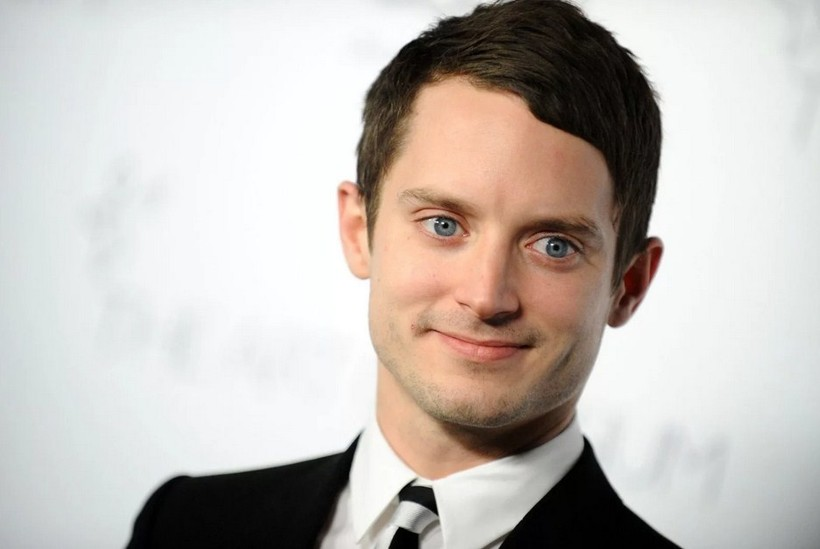
#> input picture image.jpg, 820 x 549 px
$ python detect_eye_whites.py
#> lines starting #> are read from the running program, lines starting #| are printed output that depends on the picture; after the words box and inside, x2 and y2 are one past the last pixel; in counts of white or black regions, pixels touching at a corner belong together
import cv2
import numpy as np
import os


def load_image(path: str):
    """
    Загружает изображение по указанному пути.

    Args:
        path (str): путь к изображению

    Returns:
        np.ndarray: изображение в формате BGR

    Raises:
        FileNotFoundError: если файл не найден или не читается
    """
#> called with path = 'image.jpg'
    if not os.path.exists(path):
        raise FileNotFoundError(f"Файл '{path}' не найден.")
    image = cv2.imread(path)
#> image is the input picture: shape (549, 820, 3); mean B, G, R 183.5, 188.7, 195.3
    if image is None:
        raise FileNotFoundError(f"Не удалось прочитать изображение: {path}")
    return image


def detect_faces(image: np.ndarray, scale_factor: float = 1.3, min_neighbors: int = 5):
    """
    Находит лица на изображении с помощью каскада Хаара.

    Args:
        image (np.ndarray): изображение BGR
        scale_factor (float): коэффициент масштабирования
        min_neighbors (int): минимальное количество соседей

    Returns:
        list[tuple[int, int, int, int]]: список координат (x, y, w, h)
    """
#> called with scale_factor = 1.3, min_neighbors = 5
    gray = cv2.cvtColor(image, cv2.COLOR_BGR2GRAY)
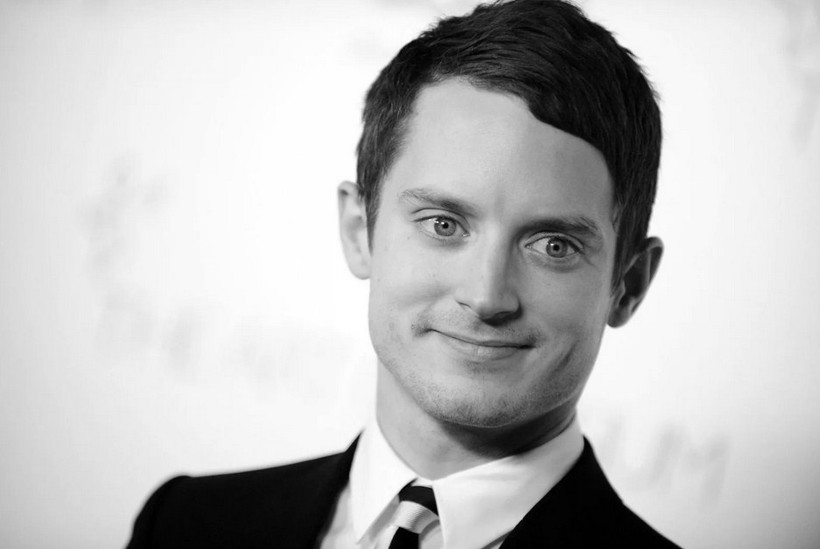
#> gray: shape (549, 820); min 0, max 255, mean 190.1
    face_cascade = cv2.CascadeClassifier(cv2.data.haarcascades + "haarcascade_frontalface_default.xml")
    faces = face_cascade.detectMultiScale(gray, scale_factor, min_neighbors)
#> faces = [[334, 110, 312, 312]]
    return faces


def detect_eyes(image: np.ndarray, scale_factor: float = 1.3, min_neighbors: int = 6):
    """
    Находит глаза на изображении с помощью каскада Хаара.
    Обычно используется внутри области лица.

    Args:
        image (np.ndarray): изображение лица (BGR)
        scale_factor (float): коэффициент масштабирования
        min_neighbors (int): минимальное количество соседей

    Returns:
        list[tuple[int, int, int, int]]: список координат глаз (x, y, w, h)
    """
    gray = cv2.cvtColor(image, cv2.COLOR_BGR2GRAY)
    eye_cascade = cv2.CascadeClassifier(cv2.data.haarcascades + "haarcascade_eye.xml")
    eyes = eye_cascade.detectMultiScale(gray, scale_factor, min_neighbors)
    return eyes


def detect_eye_whites(image: np.ndarray, eyes: list[tuple[int, int, int, int]], step: int = 10):
    """
    Находит и подсвечивает белки глаз на изображении.

    Args:
        image (np.ndarray): изображение (BGR)
        eyes (list): список координат найденных глаз
        step (int): шаг увеличения порога яркости

    Returns:
        tuple[np.ndarray, int]: (обновлённое изображение, количество найденных белков)
    """
    total_whites = 0
    b_channel = cv2.split(image)[0]  # используем синий канал

    for (x, y, w, h) in eyes:
        # Центральная часть глаза
        x1, y1 = x + int(w * 0.2), y + int(h * 0.2)
        x2, y2 = x + int(w * 0.8), y + int(h * 0.8)

        roi = b_channel[y1:y2, x1:x2]
        roi_color = image[y1:y2, x1:x2]

        if roi.size == 0:
            continue

        cv2.rectangle(image, (x1, y1), (x2, y2), (0, 255, 0), 2)

        mid = np.median(roi)
        valid_contours = []

        # Подбор порога по количеству найденных областей
        while mid < 255:
            _, mask = cv2.threshold(roi, float(mid), 255, cv2.THRESH_BINARY)
            mask = cv2.morphologyEx(mask, cv2.MORPH_OPEN, np.ones((3, 3), np.uint8))

            contours, _ = cv2.findContours(mask, cv2.RETR_EXTERNAL, cv2.CHAIN_APPROX_SIMPLE)
            valid_contours = [c for c in contours if 20 < cv2.contourArea(c) < 500]

            if len(valid_contours) <= 1:
                break
            mid += step

        cv2.drawContours(roi_color, valid_contours, -1, (0, 255, 255), 2)
        total_whites += len(valid_contours)

    return image, total_whites


def main(image_path: str = "image.jpg"):
    """
    Главная функция: ищет лицо, затем глаза внутри него, и белки глаз.
    """
    try:
        image = load_image(image_path)
    except FileNotFoundError as e:
        print(e)
        return

    faces = detect_faces(image)
#> faces = [[334, 110, 312, 312]]
    if len(faces) == 0:
        print("Лицо не найдено.")
        return

    total_whites = 0
    total_eyes = 0

    for (x, y, w, h) in faces:
        face_roi = image[y:y + h, x:x + w]
        cv2.rectangle(image, (x, y), (x + w, y + h), (255, 0, 0), 2)

        eyes = detect_eyes(face_roi)
        total_eyes += len(eyes)

        if len(eyes) == 0:
            continue

        processed_face, whites = detect_eye_whites(face_roi, eyes)
        total_whites += whites
        image[y:y + h, x:x + w] = processed_face
#> this loop made 1 pass
#> (x, y, w, h, eyes, total_eyes, total_whites, whites) on pass 1: (334, 110, 312, 312, [[77, 82, 65, 65], [178, 94, 82, 82]], 2, 2, 2)
#> pass 1, in main, `face_roi = image[y:y + h, x:x + w]`:
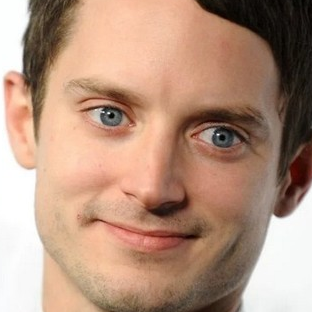
#> face_roi: shape (312, 312, 3); mean B, G, R 126.1, 146.4, 180.6
#> pass 1, in detect_eyes, `gray = cv2.cvtColor(image, cv2.COLOR_BGR2GRAY)`:
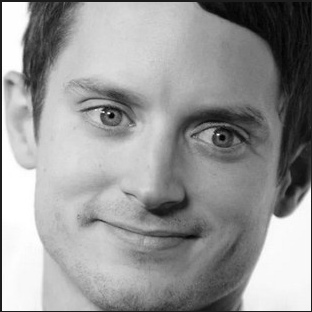
#> gray: shape (312, 312); min 1, max 255, mean 151.6
#> pass 1, in detect_eye_whites, `b_channel = cv2.split(image)[0]`:
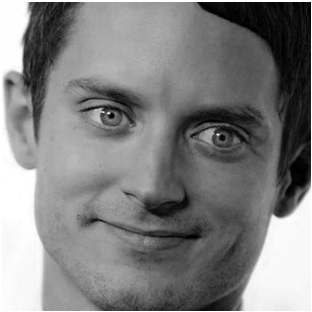
#> b_channel: shape (312, 312); min 0, max 255, mean 128
#> pass 1, in main, `processed_face, whites = detect_eye_whites(face_roi, eyes)`:
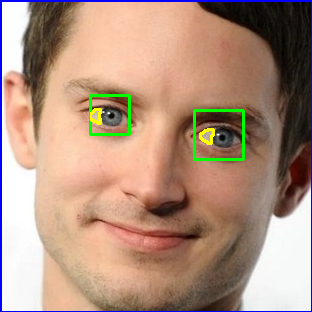
#> processed_face: shape (312, 312, 3); mean B, G, R 126.8, 145.2, 175.9
#> after the loop:
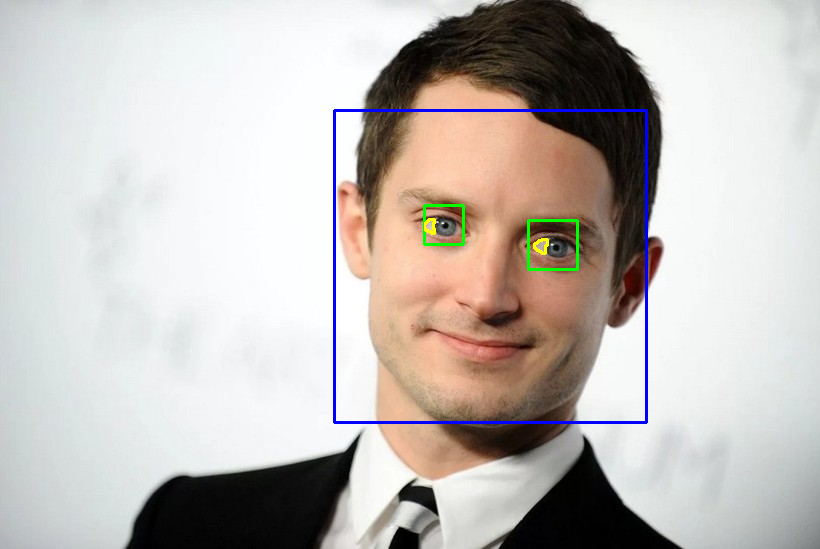
#> image: shape (549, 820, 3); 1.12% of pixels changed, all inside (x1, y1, x2, y2) = (333, 109, 648, 424)
#> after the loop, total_eyes = 2; total_whites = 2

    print(f"Найдено лиц: {len(faces)}")
#| Найдено лиц: 1
    print(f"Найдено глаз: {total_eyes}")
#| Найдено глаз: 2
    print(f"Найдено белков: {total_whites}")
#| Найдено белков: 2

    cv2.putText(image, f'Whites: {total_whites}', (10, 30),
                cv2.FONT_HERSHEY_SIMPLEX, 1, (0, 255, 0), 2)
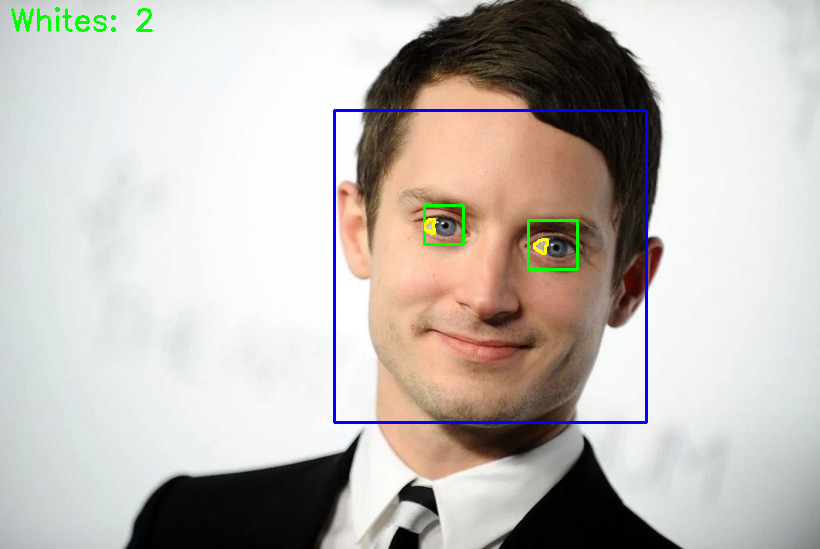
#> image: shape (549, 820, 3); 0.22% of pixels changed, all inside (x1, y1, x2, y2) = (11, 7, 153, 32)

    cv2.imshow('Detected Faces, Eyes, and Eye Whites', image)

    try:
        cv2.imwrite('output.jpg', image)
    except Exception as e:
        print(f"Не удалось сохранить изображение: {e}")

    cv2.waitKey(0)
    cv2.destroyAllWindows()


if __name__ == "__main__":
    main()
